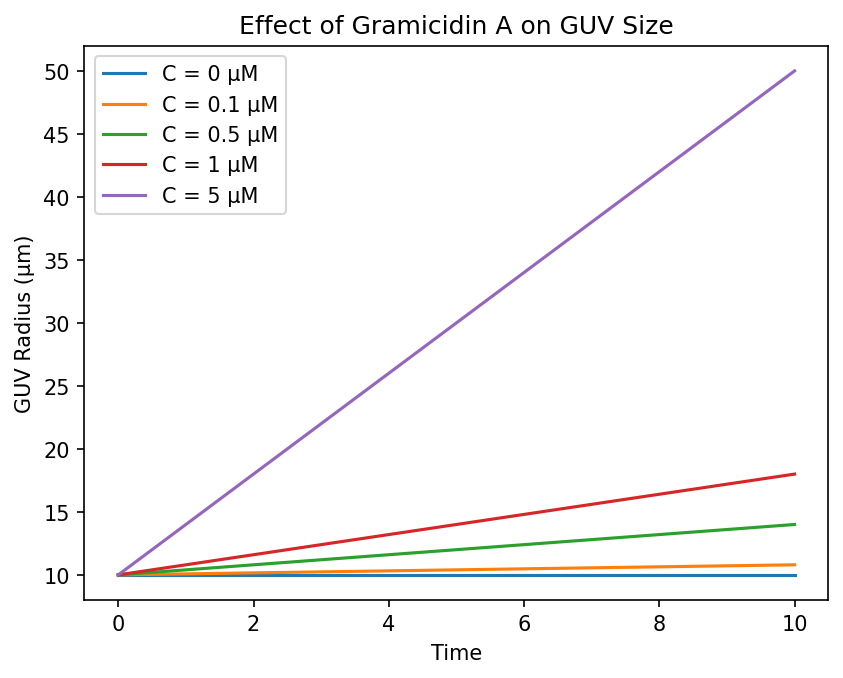

Source code (Python):
import numpy as np
import matplotlib.pyplot as plt

t = np.linspace(0, 10, 100)

C_values = [0, 0.1, 0.5, 1, 5]

R0 = 10
k = 0.8

for C in C_values:
    R = R0 + k * C * t
    plt.plot(t, R, label=f"C = {C} µM")

plt.xlabel("Time")
plt.ylabel("GUV Radius (µm)")
plt.title("Effect of Gramicidin A on GUV Size")

plt.legend()
plt.savefig("guv_gramicidin_model.png", dpi=150, bbox_inches="tight")
plt.show()
